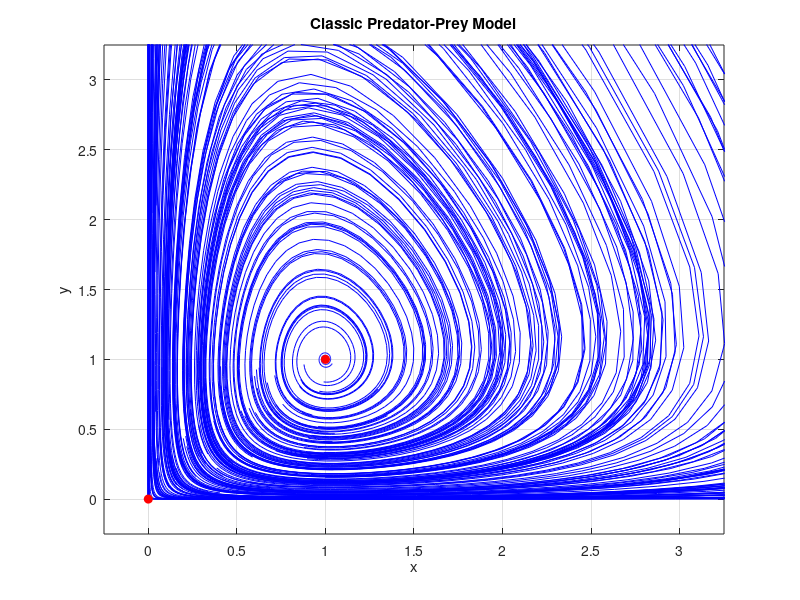

Here is the MATLAB script that generated this plot:
clc
clear

% SYDE 532: Introduction to Complex Systems
% Assignment 3

% 7.22 b) Classic Predator Prey Model

% Set Seed
rng(3)

% Population
n = 100;

% delta t
dt = 0.1;

% set theta
theta = 2;

% Generate x samples: 0 < x < 1
x = rand(1,n);

% Generate y samples: 0 < y < 1
y = rand(1,n);

% Create placeholders for all iterations
x_plot = zeros(n,n);
y_plot = zeros(n,n); 

% Iterate 
for i = 1:n
    % Insert the values for the current iteration
    x_plot(i,:) = x;
    y_plot(i,:) = y;
    
    % Calculate the change in x & y 
    x_dot = (1-y).*x;
    y_dot = theta*(x-1).*y;
    
    % Calculate the new x & y values     
    x_new = x + dt.*x_dot;
    y_new = y + dt.*y_dot;
    
    % Set the new x & y points    
    x = x_new;
    y = y_new;
end

% Plot Phase Diagram x & y
plot(x_plot, y_plot, "-b")
hold on
xlabel("x")
ylabel("y")
title("Classic Predator-Prey Model")
axis([-0.25,3.25,-0.25,3.25])
grid on
hold on

% Plot Fixed Points
plot(0,0,"or","MarkerFaceColor","r")
plot(1,1,"or","MarkerFaceColor","r")

% Save Plot
saveas(gcf, "ClassicPredatorPreyModel.png")